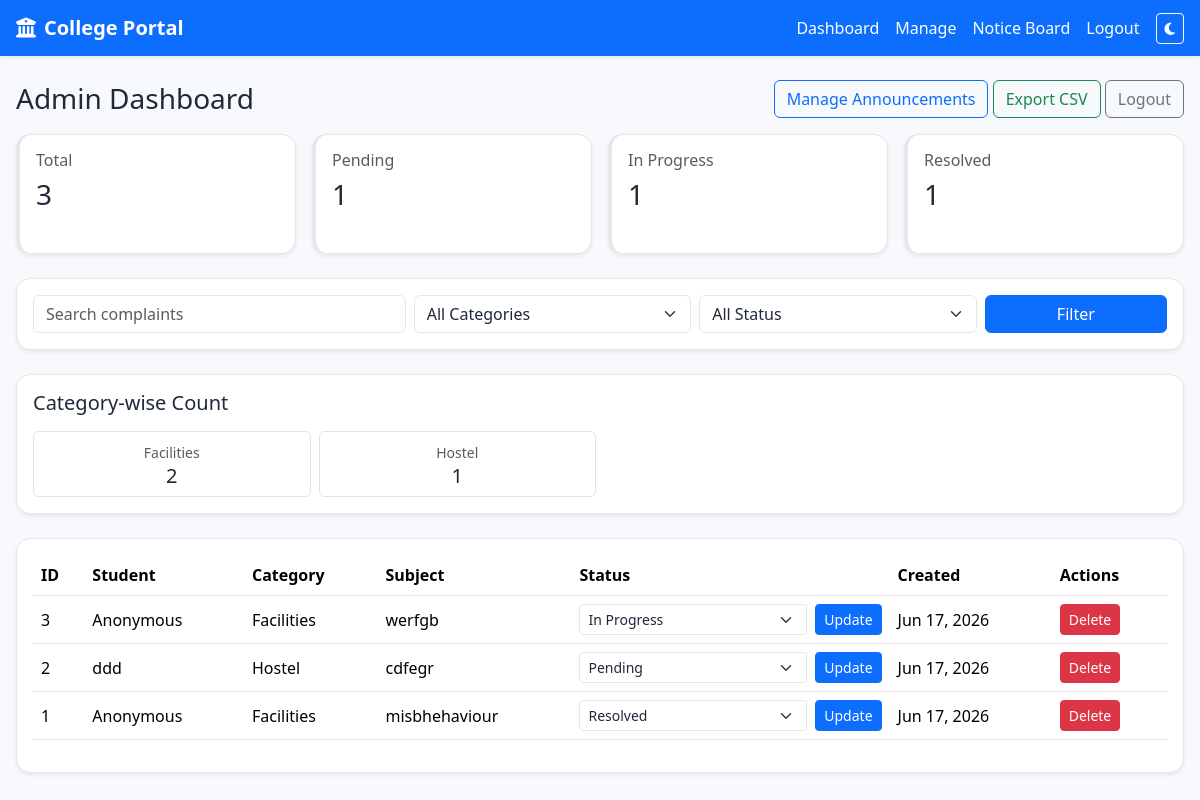
The app's page /portal-admin/dashboard/ (signed in) with its own data.
### portal/models.py (models this page shows, shortened)
class Complaint(models.Model):
    CATEGORY_CHOICES = [
        ('Facilities', 'Facilities'),
        ('Faculty', 'Faculty'),
        ('Hostel', 'Hostel'),
        ('Library', 'Library'),
        ('Transport', 'Transport'),
        ('Canteen', 'Canteen'),
        ('Academics', 'Academics'),
        ('Other', 'Other'),
    ]
    STATUS_CHOICES = [
        ('Pending', 'Pending'),
        ('In Progress', 'In Progress'),
        ('Resolved', 'Resolved'),
    ]
    name = models.CharField(max_length=120, blank=True, null=True)
    email = models.EmailField(blank=True, null=True)
    category = models.CharField(max_length=30, choices=CATEGORY_CHOICES)
    subject = models.CharField(max_length=200)
    description = models.TextField()
    anonymous = models.BooleanField(default=False)
    status = models.CharField(max_length=20, choices=STATUS_CHOICES, default='Pending')
    created_at = models.DateTimeField(auto_now_add=True)
    updated_at = models.DateTimeField(auto_now=True)
    class Meta:
        ordering = ['-created_at']

### portal/views.py (the view, shortened to what this page needs)
# urls.py: path('portal-admin/dashboard/', views.admin_dashboard, name='admin_dashboard'),
@login_required
def admin_dashboard(request):
    query = request.GET.get('q', '')
    category = request.GET.get('category', '')
    status = request.GET.get('status', '')
    complaints = Complaint.objects.all()
    if category:
        complaints = complaints.filter(category=category)
    if status:
        complaints = complaints.filter(status=status)
    category_counts = Complaint.objects.values('category').annotate(count=Count('id')).order_by('-count')
    stats = {
        'total': Complaint.objects.count(),
        'pending': Complaint.objects.filter(status='Pending').count(),
        'in_progress': Complaint.objects.filter(status='In Progress').count(),
        'resolved': Complaint.objects.filter(status='Resolved').count(),
    }
    return render(request, 'dashboard.html', {
        'complaints': complaints,
        'query': query,
        'category': category,
        'status': status,
        'stats': stats,
        'category_counts': category_counts,
        'complaint_categories': [choice[0] for choice in Complaint.CATEGORY_CHOICES],
        'complaint_statuses': Complaint.STATUS_CHOICES,
    })

### templates/dashboard.html (shortened to what this page needs)
{% extends 'base.html' %}
{% block content %}
<div class="d-flex justify-content-between align-items-center mb-3">
    <h3 class="mb-0">Admin Dashboard</h3>
    <div>
        <a href="{% url 'admin_management' %}" class="btn btn-outline-primary">Manage Announcements</a>
        <a href="{% url 'export_complaints' %}" class="btn btn-outline-success">Export CSV</a>
        <a href="{% url 'admin_logout' %}" class="btn btn-outline-secondary">Logout</a>
    </div>
</div>
<div class="row g-3 mb-4">
    <div class="col-md-3">
        <div class="card stat-card shadow-sm h-100">
            <div class="card-body">
                <h6 class="text-muted">Total</h6>
                <h3>{{ stats.total }}</h3>
            </div>
        </div>
    </div>
    <div class="col-md-3">
        <div class="card stat-card shadow-sm h-100">
            <div class="card-body">
                <h6 class="text-muted">Pending</h6>
                <h3>{{ stats.pending }}</h3>
            </div>
        </div>
    </div>
    <div class="col-md-3">
        <div class="card stat-card shadow-sm h-100">
            <div class="card-body">
                <h6 class="text-muted">In Progress</h6>
                <h3>{{ stats.in_progress }}</h3>
            </div>
        </div>
    </div>
    <div class="col-md-3">
        <div class="card stat-card shadow-sm h-100">
            <div class="card-body">
                <h6 class="text-muted">Resolved</h6>
                <h3>{{ stats.resolved }}</h3>
            </div>
        </div>
    </div>
</div>
<div class="card shadow-sm mb-4">
    <div class="card-body">
        <form method="get" class="row g-2">
            <div class="col-md-4">
                <input type="text" class="form-control" name="q" value="{{ query }}" placeholder="Search complaints">
            </div>
            <div class="col-md-3">
                <select class="form-select" name="category">
                    <option value="">All Categories</option>
                </select>
            </div>
            <div class="col-md-3">
                <select class="form-select" name="status">
                    <option value="">All Status</option>
                </select>
            </div>
            <div class="col-md-2">
                <button class="btn btn-primary w-100" type="submit">Filter</button>
            </div>
        </form>
    </div>
</div>
<div class="card shadow-sm mb-4">
    <div class="card-body">
        <h5 class="mb-3">Category-wise Count</h5>
        <div class="row g-2">
            {% for item in category_counts %}
                <div class="col-md-3">
                    <div class="border rounded p-2 text-center">
                        <small class="text-muted">{{ item.category }}</small>
                        <h5 class="mb-0">{{ item.count }}</h5>
                    </div>
                </div>
            {% empty %}
                <p class="text-muted mb-0">No category data yet.</p>
            {% endfor %}
        </div>
    </div>
</div>
<div class="card shadow-sm">
    <div class="card-body table-responsive">
        <table class="table align-middle">
            <thead>
                <tr>
                    <th>ID</th>
                    <th>Student</th>
                    <th>Category</th>
                    <th>Subject</th>
                    <th>Status</th>
                    <th>Created</th>
                    <th>Actions</th>
                </tr>
            </thead>
            <tbody>
                {% for complaint in complaints %}
                    <tr>
                        <td>{{ complaint.id }}</td>
                        <td>
                            {% if complaint.anonymous %}
                                Anonymous
                            {% else %}
                                {{ complaint.name|default:'Unknown' }}
                            {% endif %}
                        </td>
                        <td>{{ complaint.category }}</td>
                        <td>{{ complaint.subject }}</td>
                        <td>
                            <form method="post" action="{% url 'update_status' complaint.id %}" class="d-flex gap-2">
                                <select class="form-select form-select-sm" name="status">
                                    {% for value, label in complaint_statuses %}
                                        <option value="{{ value }}" {% if complaint.status == value %}selected{% endif %}>{{ label }}</option>
                                    {% endfor %}
                                </select>
                                <button class="btn btn-sm btn-primary" type="submit">Update</button>
                            </form>
                        </td>
                        <td>{{ complaint.created_at|date:'M d, Y' }}</td>
                        <td>
                            <form method="post" action="{% url 'delete_complaint' complaint.id %}">
                                <button class="btn btn-sm btn-danger" type="submit">Delete</button>
                            </form>
                        </td>
                    </tr>
                {% empty %}
                    <tr><td colspan="7" class="text-center text-muted">No complaints available.</td></tr>
                {% endfor %}
            </tbody>
        </table>
    </div>
</div>
{% endblock %}

### templates/base.html (shortened to what this page needs)
{% load static %}
<!DOCTYPE html>
<html lang="en">
<head>
    <link href="https://cdn.jsdelivr.net/npm/bootstrap@5.3.3/dist/css/bootstrap.min.css" rel="stylesheet">
    <link rel="stylesheet" href="https://cdnjs.cloudflare.com/ajax/libs/font-awesome/6.5.2/css/all.min.css">
    <link rel="stylesheet" href="{% static 'css/style.css' %}">
</head>
<body>
    <nav class="navbar navbar-expand-lg navbar-dark bg-primary shadow-sm">
        <div class="container">
            <a class="navbar-brand fw-bold" href="{% url 'home' %}">
                <i class="fa-solid fa-building-columns me-2"></i>College Portal
            </a>
            <div class="collapse navbar-collapse" id="navbarNav">
                <ul class="navbar-nav ms-auto align-items-center">
                    {% if user.is_authenticated and user.is_staff %}
                        <li class="nav-item"><a class="nav-link" href="{% url 'admin_dashboard' %}">Dashboard</a></li>
                        <li class="nav-item"><a class="nav-link" href="{% url 'admin_management' %}">Manage</a></li>
                        <li class="nav-item"><a class="nav-link" href="{% url 'notice_board' %}">Notice Board</a></li>
                        <li class="nav-item"><a class="nav-link" href="{% url 'admin_logout' %}">Logout</a></li>
                    {% else %}
                        <li class="nav-item"><a class="nav-link" href="{% url 'submit_complaint' %}">Submit Complaint</a></li>
                        <li class="nav-item"><a class="nav-link" href="{% url 'admin_login' %}">Admin Login</a></li>
                    {% endif %}
                    <li class="nav-item">
                        <button class="btn btn-outline-light btn-sm ms-2" id="themeToggle" type="button">
                            <i class="fa-solid fa-moon"></i>
                        </button>
                    </li>
                </ul>
            </div>
        </div>
    </nav>
    <main class="py-4">
        <div class="container">
            {% block content %}{% endblock %}
        </div>
    </main>
</body>
</html>

### static/css/style.css (style rules this page uses)
:root { --bg-color: #f7f9fc; --surface: #ffffff; --surface-muted: #f8f9fa; --text: #1f2937; --muted: #6b7280; --primary: #0d6efd; --primary-dark: #0a58ca; --border: #e5e7eb; --success: #198754; --warning: #ffc107; --danger: #dc3545; }
body { background: var(--bg-color); color: var(--text); transition: background 0.3s ease; min-width: 320px; overflow-x: hidden; }
main { width: 100%; }
.container { max-width: 1200px; width: 100%; padding-left: 1rem; padding-right: 1rem; }
.card, .table, .form-control, .form-select, .form-check-input { background-color: var(--surface) !important; color: var(--text) !important; border-color: var(--border) !important; }
.navbar { background-color: #0d6efd !important; }
.navbar .navbar-brand, .navbar .nav-link, .navbar .navbar-toggler-icon, .navbar .btn-outline-light { color: #fff !important; }
.card { border-radius: 0.9rem; overflow: hidden; }
.table-responsive { overflow-x: auto; -webkit-overflow-scrolling: touch; }
.stat-card { border-left: 4px solid var(--primary); min-height: 120px; }

### records on screen
Complaint: id "3", anonymous "Anonymous", category "Facilities", subject "werfgb", status "In Progress", created_at "Jun 17, 2026"
Complaint: id "2", name "ddd", category "Hostel", subject "cdfegr", status "Pending", created_at "Jun 17, 2026"
Complaint: id "1", anonymous "Anonymous", category "Facilities", subject "misbhehaviour", status "Resolved", created_at "Jun 17, 2026"

### other values on screen
{{ stats.total }} "3"
{{ stats.pending }} "1"
{{ stats.in_progress }} "1"
{{ stats.resolved }} "1"
{{ item.category }} "Facilities" "Hostel"
{{ item.count }} "2" "1"
